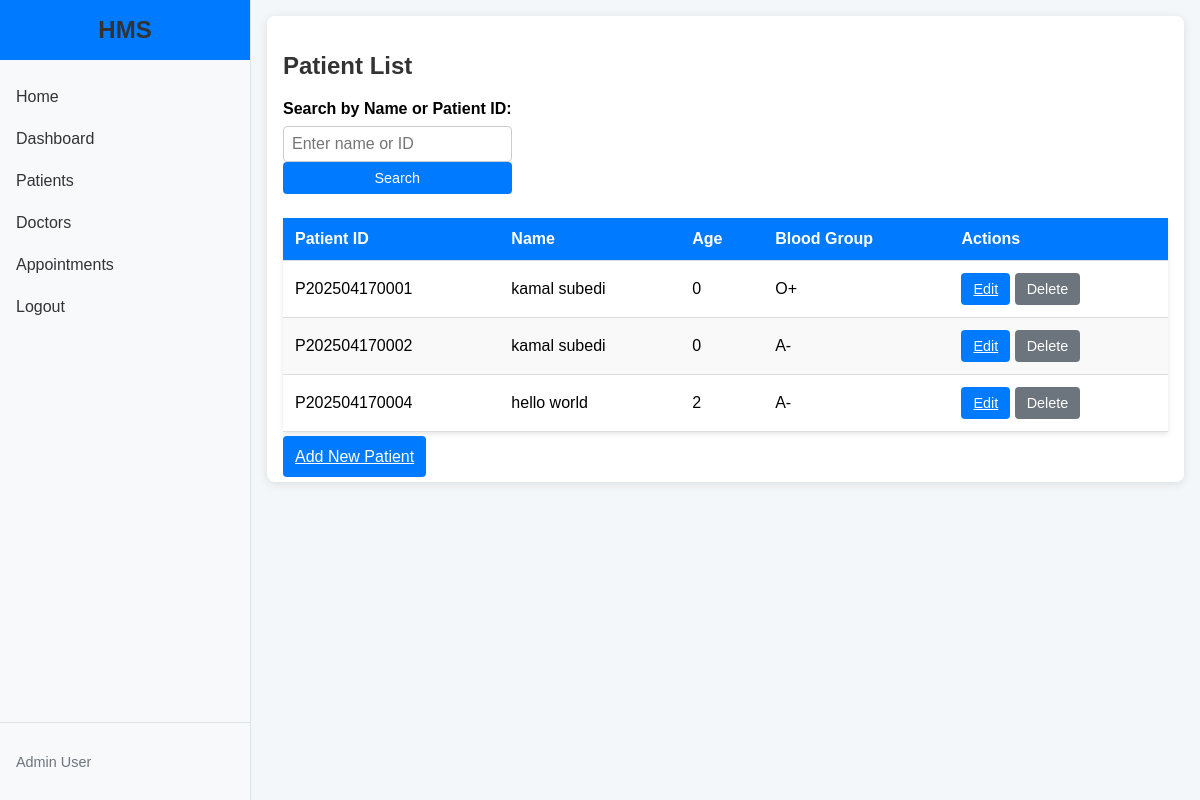
Before: /patients/ (signed in) with the older database file.
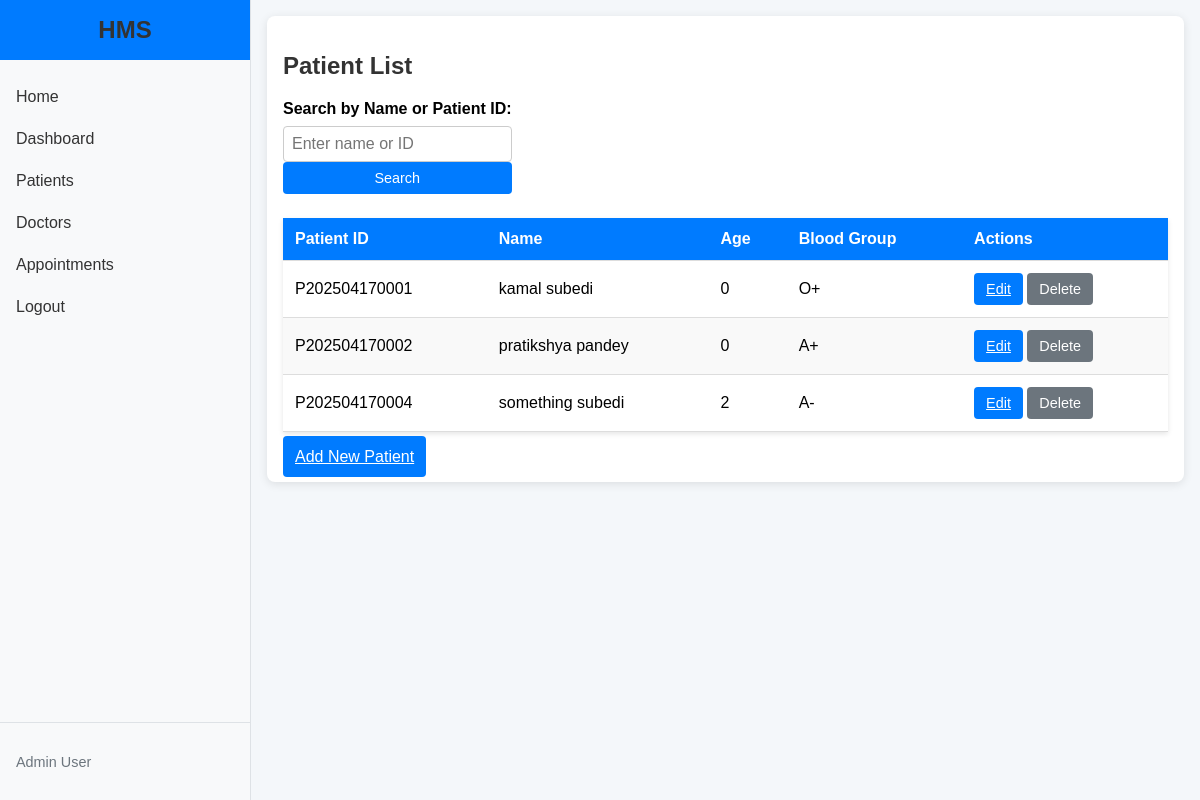
After: the same page with the newer database file.
### core/models.py (models this page shows, shortened)
class Patient(models.Model):
    patient_id = models.CharField(max_length=10, unique=True, editable=False)
    first_name = models.CharField(max_length=50)
    middle_name = models.CharField(max_length=50, blank=True)
    last_name = models.CharField(max_length=50)
    date_of_birth = models.DateField()
    GENDER_CHOICES = [
        ('M', 'Male'),
        ('F', 'Female'),
        ('O', 'Other'),
    ]
    gender = models.CharField(max_length=1, choices=GENDER_CHOICES)
    MARITAL_STATUS_CHOICES = [
        ('S', 'Single'),
        ('M', 'Married'),
        ('D', 'Divorced'),
        ('W', 'Widowed'),
        ('O', 'Other'),
    ]
    marital_status = models.CharField(max_length=1, choices=MARITAL_STATUS_CHOICES, blank=True)
    nationality = models.CharField(max_length=100, blank=True)
    primary_phone = models.CharField(max_length=15)
    secondary_phone = models.CharField(max_length=15, blank=True)
    email = models.EmailField(blank=True)
    address_street = models.CharField(max_length=200)
    address_city = models.CharField(max_length=100)
    address_state = models.CharField(max_length=100)
    address_postal = models.CharField(max_length=20)
    address_country = models.CharField(max_length=100)
    permanent_address_same = models.BooleanField(default=True)
    emergency_contact_name = models.CharField(max_length=100)
    RELATIONSHIP_CHOICES = [
        ('P', 'Parent'),
        ('S', 'Spouse'),
        ('B', 'Sibling'),
        ('F', 'Friend'),
        ('O', 'Other'),
    ]
    emergency_contact_relationship = models.CharField(max_length=1, choices=RELATIONSHIP_CHOICES)
    emergency_contact_phone = models.CharField(max_length=15)
    BLOOD_GROUP_CHOICES = [
        ('A+', 'A+'), ('A-', 'A-'),
        ('B+', 'B+'), ('B-', 'B-'),
        ('AB+', 'AB+'), ('AB-', 'AB-'),
        ('O+', 'O+'), ('O-', 'O-'),
        ('U', 'Unknown'),
    ]
    blood_group = models.CharField(max_length=3, choices=BLOOD_GROUP_CHOICES, default='U')
    allergies = models.TextField(blank=True, default='None')
    chronic_conditions = models.TextField(blank=True, default='None')
    current_medications = models.TextField(blank=True, default='None')
    insurance_provider = models.CharField(max_length=100, blank=True, default='Self-Pay')
    insurance_policy_number = models.CharField(max_length=50, blank=True)
    billing_address_same = models.BooleanField(default=True)
    consent_for_treatment = models.BooleanField(default=False)
    doctor = models.ForeignKey('Doctor', on_delete=models.SET_NULL, null=True, blank=True)
    @property
    def age(self):
        today = date.today()
        return today.year - self.date_of_birth.year - ((today.month, today.day) < (self.date_of_birth.month, self.date_of_birth.day))

### core/views.py (the view)
# urls.py: path('patients/', views.patient_list, name='patient_list'),
@login_required
def patient_list(request):
    query = request.GET.get('q')
    if query:
        patients = Patient.objects.filter(
            Q(first_name__icontains=query) |
            Q(last_name__icontains=query) |
            Q(patient_id__icontains=query)
        )
    else:
        patients = Patient.objects.all()
    return render(request, 'patient_list.html', {'patients': patients})

### templates/patient_list.html (shortened to what this page needs)
{% extends 'base.html' %}
{% load static %}
{% block content %}
    <div class="form-container">
        <h2>Patient List</h2>
        <form method="get" class="search-form">
            <div class="form-group">
                <label for="search_query">Search by Name or Patient ID:</label>
                <input type="text" name="q" id="search_query" value="{{ request.GET.q }}" placeholder="Enter name or ID">
                <button type="submit" class="btn btn-primary btn-small">Search</button>
            </div>
        </form>
        {% if patients %}
            <table class="patient-table">
                <thead>
                    <tr>
                        <th>Patient ID</th>
                        <th>Name</th>
                        <th>Age</th>
                        <th>Blood Group</th>
                        <th>Actions</th>
                    </tr>
                </thead>
                <tbody>
                    {% for patient in patients %}
                        <tr>
                            <td>{{ patient.patient_id }}</td>
                            <td>{{ patient.first_name }} {{ patient.last_name }}</td>
                            <td>{{ patient.age }}</td>
                            <td>{{ patient.blood_group }}</td>
                            <td>
                                <a href="{% url 'edit_patient' patient.id %}" class="btn btn-primary btn-small">Edit</a>
                                <form method="post" action="{% url 'delete_patient' patient.id %}" style="display:inline;">
                                    <button type="submit" class="btn btn-secondary btn-small" onclick="return confirm('Are you sure you want to delete {{ patient.first_name }} {{ patient.last_name }}?')">Delete</button>
                                </form>
                            </td>
                        </tr>
                    {% endfor %}
                </tbody>
            </table>
        {% else %}
            <p>No patients found.</p>
        {% endif %}
        <a href="{% url 'add_patient' %}" class="btn btn-primary">Add New Patient</a>
    </div>
{% endblock %}

Changed rows visible on the page:
changed Patient: first_name "kamal" → "pratikshya"; last_name "subedi" → "pandey"; blood_group "A-" → "A+"
changed Patient: first_name "hello" → "something"; last_name "world" → "subedi"
